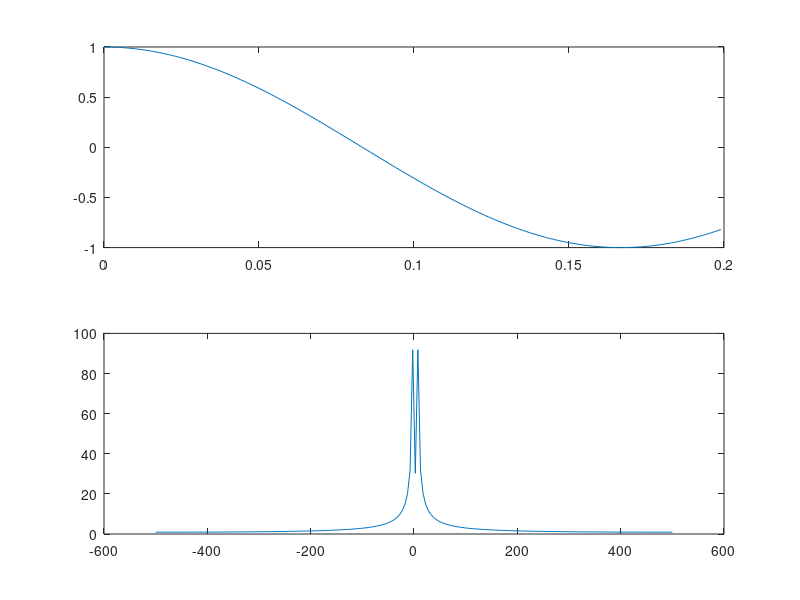
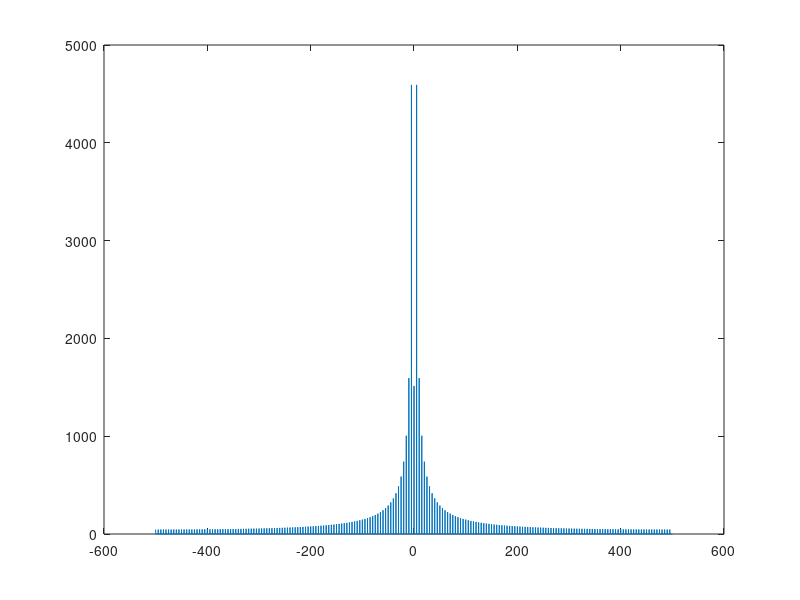

Here is the MATLAB script that generated these plots, in order:
close all;

Fs = 1000;
F0 = 3;
tmax = 100;

t = linspace(0,tmax,tmax*Fs);
fc = cos((2*pi)*F0*t);

t02 = t(t<=0.2);
t5 = t(t<=5);

f02 = fc(1,1:size(t02,2));
f5 = fc(1,1:size(t5,2));

figure;
subplot(2,1,1);
plot(t02,f02);
subplot(2,1,2);
plot(linspace(-Fs/2,Fs/2,size(f02,2)), abs(fftshift(fft(f02))));
% subplot(2,2,3);
% plot(t5,f5);
% subplot(2,2,4);
% plot(linspace(-Fs/2,Fs/2,size(f5,2)), abs(fftshift(fft(f5))));

rep = 50;
fnew = repmat(f02,[1 ,rep]);
tnew = t(1:rep*size(f02,2) );

figure;
plot(linspace(-Fs/2,Fs/2,size(fnew,2)), abs(fftshift(fft(fnew))));
a = zeros(1,40);